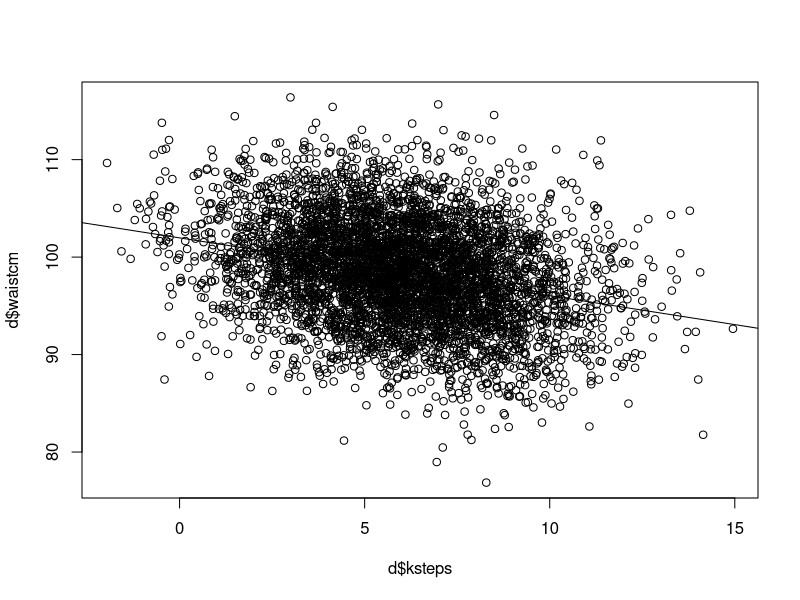
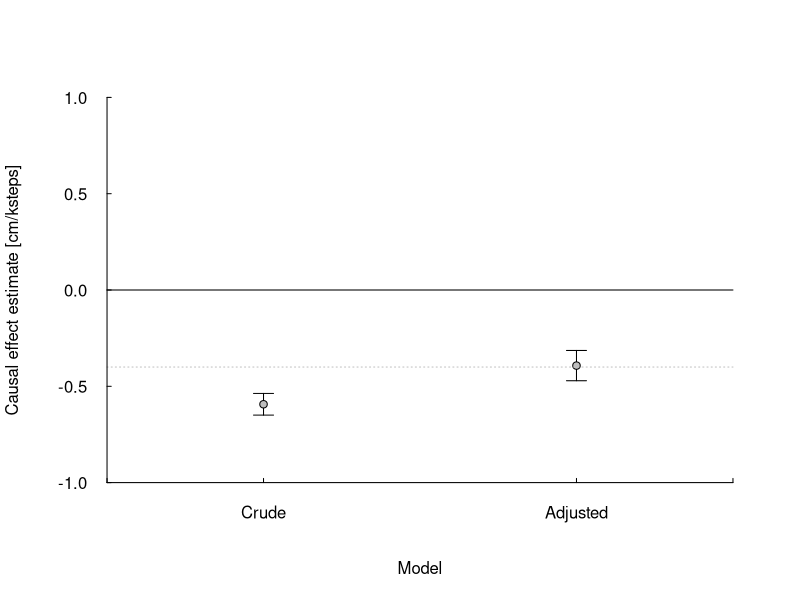
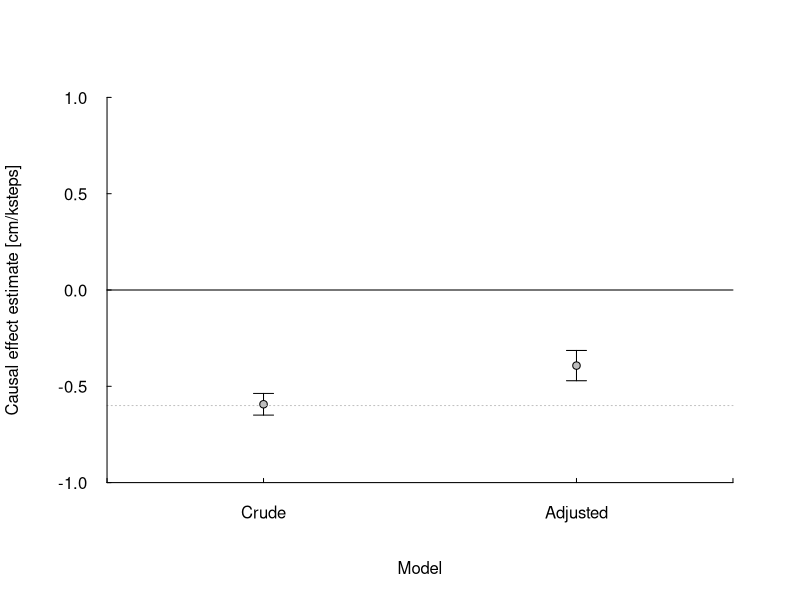

Write the R code that produced these figures, in order.
# Script1. Here we will extend the simple scenario from last time (bivariate) 
# by adding a third variable, and then 
# analyze and visualize it using linear regression.
# 
# Independent variable -- Average number of steps (x1000) taken per day during 
#                         study period (measure of physical activity)
# Dependent variable   -- Waist circumference (cm) at end of study
# Covariate            -- Average number of calories (x1000) per day 
#                         (estimated from diaries during study period)

# Mats Nilsson (mats.nilsson@psychology.su.se), revised: 2019-10-28



## Clear things to start clean! ------------------------------------------------
rm(list = ls())  # Clear the global environment
graphics.off()  # Clear all plots
cat("\014")  # Clear the console
## -----------------------------------------------------------------------------


## Simulation with a mediator = diet  ------------------------------------------
set.seed(999)  # Any number may be used

# Number of observations
n <- 5e3

# Causal effects
kw <- -0.4 # Causal effect of independent on dependent variable 
kd <- -0.2 # Causal effect of independent variable on mediator
dw <-  1.0 # Causal effect of mediator on dependent variable

# total causal effect of ksteps on waistcm
ate <- kw + kd * dw  # ate for "average total effect"

# Independet variable (exposure): Average 1000-steps per day during study
ksteps <- rnorm(n, mean = 6, sd = 2.5)

# Mediator, calories x 1000 per day from diet (2 is 2000 calories)
diet <- rnorm(n, mean = 2, sd = 0.5) + kd * ksteps

# Dependent variable (outcome): Waist circumference at end of study
waistcm <- rnorm(n, 100, 5) + kw * ksteps + dw * diet

# Put in data frame
d <- data.frame(diet, ksteps, waistcm)

# Remove stuff (not necessary, but doesn't hurt)
rm(diet, ksteps, waistcm)
## -----------------------------------------------------------------------------


## Analyze simulated data ------------------------------------------------------
# Linear regression model
crude <- lm(d$waistcm ~ d$ksteps)  # Crude model
adjusted <- lm(d$waistcm ~ d$ksteps + d$diet)  # Adjusted model
summary(crude)
summary(adjusted)

# Simple scattergram with regression line
plot(d$ksteps, d$waistcm)
abline(crude)

# Scatterplot matrix. NB!: Takes time for large n!
#pairs(~ d$ksteps + d$diet+ d$waistcm, 
#      lower.panel = panel.smooth)
## -----------------------------------------------------------------------------


## Simple result plot ----------------------------------------------------------

# Extract regression results from the two models
b_crude <- crude$coefficients[2]  
ci_crude <- confint(crude)[2, ] 
b_adj <- adjusted$coefficients[2]   
ci_adj <- confint(adjusted)[2, ] 

# Decide range of axis (from minimum to maximum value)
xlim = c(0.5, 2.5)  
ylim = c(-1, 1)     

# Empty plot (NA = missing data!)
plot(NA,
     xlim = xlim, ylim = ylim, 
     xlab = 'Model', ylab = 'Causal effect estimate [cm/ksteps]', axes = FALSE) 

# Add ci (precision) for independent variable
arrows(x0 = 1, x1 = 1, y0 = ci_crude[1], y1 = ci_crude[2], 
       code = 3, length = 0.1, angle = 90)
arrows(x0 = 2, x1 = 2, y0 = ci_adj[1], y1 = ci_adj[2], 
       code = 3, length = 0.1, angle = 90) 

# Add point estimate for independent variable
points(1, b_crude, pch = 21, bg = 'grey') # Crude, at x = 1
points(2, b_adj, pch = 21, bg = 'grey')  # Adjusted, at x = 2

# Add line at no effect
lines(xlim, c(0, 0))

# Add line at true effect
lines(xlim, c(kw, kw), lty = 3, col = 'grey')

# Add x-axis
axis(1, at = c(0.5, 1, 2, 2.5), labels = c('', 'Crude', 'Adjusted', ''), 
     tck = 0.01, pos = ylim[1])
# Add y-axis
axis(2, las = 2, tck = 0.01, pos = xlim[1])
## -----------------------------------------------------------------------------


## Simple result plot ----------------------------------------------------------

# Extract regression results from the two models
b_crude <- crude$coefficients[2]  
ci_crude <- confint(crude)[2, ] 
b_adj <- adjusted$coefficients[2]   
ci_adj <- confint(adjusted)[2, ] 

# Decide range of axis (from minimum to maximum value)
xlim = c(0.5, 2.5)  
ylim = c(-1, 1)     

# Empty plot (NA = missing data!)
plot(NA,
     xlim = xlim, ylim = ylim, 
     xlab = 'Model', ylab = 'Causal effect estimate [cm/ksteps]', axes = FALSE) 

# Add ci (precision) for independent variable
arrows(x0 = 1, x1 = 1, y0 = ci_crude[1], y1 = ci_crude[2], 
       code = 3, length = 0.1, angle = 90)
arrows(x0 = 2, x1 = 2, y0 = ci_adj[1], y1 = ci_adj[2], 
       code = 3, length = 0.1, angle = 90) 

# Add point estimate for independent variable
points(1, b_crude, pch = 21, bg = 'grey') # Crude, at x = 1
points(2, b_adj, pch = 21, bg = 'grey')  # Adjusted, at x = 2

# Add line at no effect
lines(xlim, c(0, 0))

# Add line at true effect
lines(xlim, c(ate, ate), lty = 3, col = 'grey')

# Add x-axis
axis(1, at = c(0.5, 1, 2, 2.5), labels = c('', 'Crude', 'Adjusted', ''), 
     tck = 0.01, pos = ylim[1])
# Add y-axis
axis(2, las = 2, tck = 0.01, pos = xlim[1])
## -----------------------------------------------------------------------------